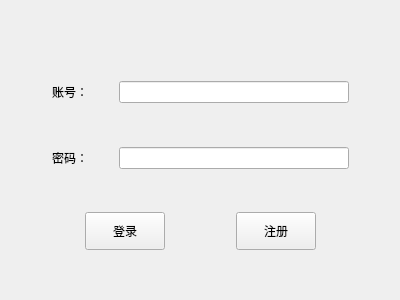
<?xml version="1.0" encoding="UTF-8"?>
<ui version="4.0">
 <class>loginWidget</class>
 <widget class="QWidget" name="loginWidget">
  <property name="geometry">
   <rect>
    <x>0</x>
    <y>0</y>
    <width>400</width>
    <height>300</height>
   </rect>
  </property>
  <property name="windowTitle">
   <string>QQ_v1.1</string>
  </property>
  <property name="windowIcon">
   <iconset resource="img/res.qrc">
    <normaloff>:/new/prefix1/QQ.jpg</normaloff>:/new/prefix1/QQ.jpg</iconset>
  </property>
  <widget class="QWidget" name="layoutWidget">
   <property name="geometry">
    <rect>
     <x>30</x>
     <y>30</y>
     <width>341</width>
     <height>231</height>
    </rect>
   </property>
   <layout class="QGridLayout" name="gridLayout">
    <item row="0" column="0">
     <spacer name="verticalSpacer_4">
      <property name="orientation">
       <enum>Qt::Vertical</enum>
      </property>
      <property name="sizeHint" stdset="0">
       <size>
        <width>20</width>
        <height>40</height>
       </size>
      </property>
     </spacer>
    </item>
    <item row="5" column="0">
     <layout class="QHBoxLayout" name="horizontalLayout">
      <item>
       <spacer name="horizontalSpacer">
        <property name="orientation">
         <enum>Qt::Horizontal</enum>
        </property>
        <property name="sizeHint" stdset="0">
         <size>
          <width>40</width>
          <height>20</height>
         </size>
        </property>
       </spacer>
      </item>
      <item>
       <widget class="QPushButton" name="btn_Login_in">
        <property name="maximumSize">
         <size>
          <width>100</width>
          <height>50</height>
         </size>
        </property>
        <property name="text">
         <string>登录</string>
        </property>
       </widget>
      </item>
      <item>
       <spacer name="verticalSpacer_3">
        <property name="orientation">
         <enum>Qt::Vertical</enum>
        </property>
        <property name="sizeHint" stdset="0">
         <size>
          <width>20</width>
          <height>28</height>
         </size>
        </property>
       </spacer>
      </item>
      <item>
       <spacer name="horizontalSpacer_2">
        <property name="orientation">
         <enum>Qt::Horizontal</enum>
        </property>
        <property name="sizeHint" stdset="0">
         <size>
          <width>40</width>
          <height>20</height>
         </size>
        </property>
       </spacer>
      </item>
      <item>
       <widget class="QPushButton" name="btn_Register">
        <property name="maximumSize">
         <size>
          <width>100</width>
          <height>50</height>
         </size>
        </property>
        <property name="text">
         <string>注册</string>
        </property>
       </widget>
      </item>
      <item>
       <spacer name="horizontalSpacer_3">
        <property name="orientation">
         <enum>Qt::Horizontal</enum>
        </property>
        <property name="sizeHint" stdset="0">
         <size>
          <width>40</width>
          <height>20</height>
         </size>
        </property>
       </spacer>
      </item>
     </layout>
    </item>
    <item row="1" column="0">
     <layout class="QHBoxLayout" name="horizontalLayout_2">
      <item>
       <widget class="QLabel" name="label">
        <property name="maximumSize">
         <size>
          <width>50</width>
          <height>50</height>
         </size>
        </property>
        <property name="text">
         <string>账号：</string>
        </property>
       </widget>
      </item>
      <item>
       <widget class="QLineEdit" name="lineEdit_userName">
        <property name="maximumSize">
         <size>
          <width>230</width>
          <height>100</height>
         </size>
        </property>
       </widget>
      </item>
     </layout>
    </item>
    <item row="3" column="0">
     <layout class="QHBoxLayout" name="horizontalLayout_3">
      <item>
       <widget class="QLabel" name="label_2">
        <property name="maximumSize">
         <size>
          <width>50</width>
          <height>50</height>
         </size>
        </property>
        <property name="text">
         <string>密码：</string>
        </property>
       </widget>
      </item>
      <item>
       <widget class="QLineEdit" name="lineEdit_userPwd">
        <property name="maximumSize">
         <size>
          <width>230</width>
          <height>100</height>
         </size>
        </property>
       </widget>
      </item>
     </layout>
    </item>
    <item row="2" column="0">
     <spacer name="verticalSpacer">
      <property name="orientation">
       <enum>Qt::Vertical</enum>
      </property>
      <property name="sizeHint" stdset="0">
       <size>
        <width>20</width>
        <height>28</height>
       </size>
      </property>
     </spacer>
    </item>
    <item row="4" column="0">
     <spacer name="verticalSpacer_2">
      <property name="orientation">
       <enum>Qt::Vertical</enum>
      </property>
      <property name="sizeHint" stdset="0">
       <size>
        <width>20</width>
        <height>28</height>
       </size>
      </property>
     </spacer>
    </item>
   </layout>
  </widget>
 </widget>
 <layoutdefault spacing="6" margin="11"/>
 <resources>
  <include location="img/res.qrc"/>
 </resources>
 <connections/>
</ui>
